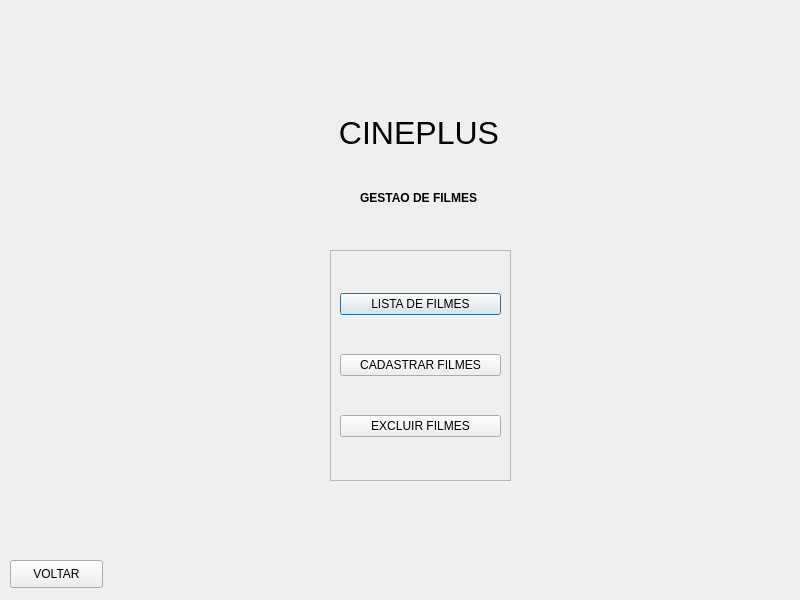
<?xml version="1.0" encoding="UTF-8"?>
<ui version="4.0">
 <class>Dialog</class>
 <widget class="QDialog" name="Dialog">
  <property name="geometry">
   <rect>
    <x>0</x>
    <y>0</y>
    <width>800</width>
    <height>600</height>
   </rect>
  </property>
  <property name="sizePolicy">
   <sizepolicy hsizetype="Fixed" vsizetype="Fixed">
    <horstretch>0</horstretch>
    <verstretch>0</verstretch>
   </sizepolicy>
  </property>
  <property name="minimumSize">
   <size>
    <width>800</width>
    <height>600</height>
   </size>
  </property>
  <property name="maximumSize">
   <size>
    <width>800</width>
    <height>600</height>
   </size>
  </property>
  <property name="windowTitle">
   <string>Dialog</string>
  </property>
  <widget class="QLabel" name="label_2">
   <property name="geometry">
    <rect>
     <x>360</x>
     <y>190</y>
     <width>117</width>
     <height>16</height>
    </rect>
   </property>
   <property name="text">
    <string>&lt;html&gt;&lt;head/&gt;&lt;body&gt;&lt;p align=&quot;center&quot;&gt;&lt;span style=&quot; font-weight:600;&quot;&gt;GESTAO DE FILMES&lt;/span&gt;&lt;/p&gt;&lt;/body&gt;&lt;/html&gt;</string>
   </property>
  </widget>
  <widget class="QLabel" name="label">
   <property name="geometry">
    <rect>
     <x>330</x>
     <y>110</y>
     <width>178</width>
     <height>48</height>
    </rect>
   </property>
   <property name="text">
    <string>&lt;html&gt;&lt;head/&gt;&lt;body&gt;&lt;p align=&quot;center&quot;&gt;&lt;span style=&quot; font-size:24pt;&quot;&gt;CINEPLUS&lt;/span&gt;&lt;/p&gt;&lt;/body&gt;&lt;/html&gt;</string>
   </property>
  </widget>
  <widget class="QFrame" name="frame">
   <property name="geometry">
    <rect>
     <x>330</x>
     <y>250</y>
     <width>181</width>
     <height>231</height>
    </rect>
   </property>
   <property name="frameShape">
    <enum>QFrame::StyledPanel</enum>
   </property>
   <property name="frameShadow">
    <enum>QFrame::Raised</enum>
   </property>
   <layout class="QVBoxLayout" name="verticalLayout">
    <item>
     <widget class="QPushButton" name="pushButton">
      <property name="text">
       <string>LISTA DE FILMES</string>
      </property>
     </widget>
    </item>
    <item>
     <widget class="QPushButton" name="pushButton_3">
      <property name="text">
       <string>CADASTRAR FILMES</string>
      </property>
     </widget>
    </item>
    <item>
     <widget class="QPushButton" name="pushButton_2">
      <property name="layoutDirection">
       <enum>Qt::LeftToRight</enum>
      </property>
      <property name="text">
       <string>EXCLUIR FILMES</string>
      </property>
     </widget>
    </item>
   </layout>
  </widget>
  <widget class="QPushButton" name="pushButton_4">
   <property name="geometry">
    <rect>
     <x>10</x>
     <y>560</y>
     <width>93</width>
     <height>28</height>
    </rect>
   </property>
   <property name="text">
    <string>VOLTAR</string>
   </property>
  </widget>
 </widget>
 <resources/>
 <connections/>
</ui>
